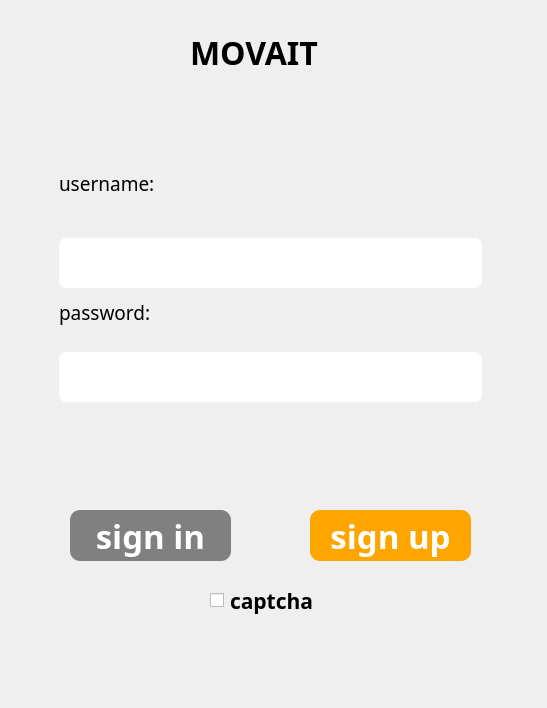
<?xml version="1.0" encoding="UTF-8"?>
<ui version="4.0">
 <class>MainWindow</class>
 <widget class="QMainWindow" name="MainWindow">
  <property name="geometry">
   <rect>
    <x>0</x>
    <y>0</y>
    <width>547</width>
    <height>708</height>
   </rect>
  </property>
  <property name="font">
   <font>
    <family>Noto Sans SC</family>
    <pointsize>10</pointsize>
   </font>
  </property>
  <property name="tabletTracking">
   <bool>false</bool>
  </property>
  <property name="windowTitle">
   <string>Expense tracker</string>
  </property>
  <property name="styleSheet">
   <string notr="true">backround-color:white;
font-family:Noto Sans SC;</string>
  </property>
  <widget class="QWidget" name="centralwidget">
   <widget class="QLabel" name="headerText">
    <property name="enabled">
     <bool>true</bool>
    </property>
    <property name="geometry">
     <rect>
      <x>190</x>
      <y>30</y>
      <width>171</width>
      <height>45</height>
     </rect>
    </property>
    <property name="font">
     <font>
      <family>Noto Sans SC</family>
      <pointsize>24</pointsize>
      <bold>true</bold>
     </font>
    </property>
    <property name="styleSheet">
     <string notr="true">color:black;
font-weight:bold;
font-size:24pt;
background-color:none;
border:none;
</string>
    </property>
    <property name="text">
     <string>MOVAIT</string>
    </property>
   </widget>
   <widget class="QPushButton" name="sign_upButton">
    <property name="geometry">
     <rect>
      <x>310</x>
      <y>510</y>
      <width>161</width>
      <height>51</height>
     </rect>
    </property>
    <property name="font">
     <font>
      <family>MS Shell Dlg 2</family>
      <pointsize>-1</pointsize>
      <italic>false</italic>
      <fontweight>Medium</fontweight>
     </font>
    </property>
    <property name="styleSheet">
     <string notr="true">QPushButton {
	font: 75 8pt &quot;MS Shell Dlg 2&quot;;
    border-radius: 10px;
    background-color: rgb(255, 165, 0); /* Оранжевый цвет */
    color: rgb(255, 255, 255); /* Белый цвет текста */
    font-size: 33px;
	font-weight: 500
}

QPushButton:pressed {
    background-color: rgb(255, 140, 0); /* Темно-оранжевый цвет при нажатии */
}
</string>
    </property>
    <property name="text">
     <string>sign up</string>
    </property>
    <property name="iconSize">
     <size>
      <width>26</width>
      <height>26</height>
     </size>
    </property>
   </widget>
   <widget class="QPushButton" name="sign_inButton">
    <property name="geometry">
     <rect>
      <x>70</x>
      <y>510</y>
      <width>161</width>
      <height>51</height>
     </rect>
    </property>
    <property name="styleSheet">
     <string notr="true">QPushButton {
    border-radius: 10px;
    background-color: rgb(128, 128, 128); /* Серый цвет */
    color: rgb(255, 255, 255); /* Белый цвет текста */
    font-size: 33px;
	font-weight: 500
}

QPushButton:pressed {
    background-color: rgb(169, 169, 169); /* Более светлый серый при нажатии */
}
</string>
    </property>
    <property name="text">
     <string>sign in</string>
    </property>
   </widget>
   <widget class="QCheckBox" name="captchaCheckBox">
    <property name="geometry">
     <rect>
      <x>210</x>
      <y>580</y>
      <width>121</width>
      <height>41</height>
     </rect>
    </property>
    <property name="styleSheet">
     <string notr="true">font-size:16pt;
background-color:none;
border:none;
font-weight:500;</string>
    </property>
    <property name="text">
     <string>captcha</string>
    </property>
   </widget>
   <widget class="QFrame" name="main_frame">
    <property name="geometry">
     <rect>
      <x>50</x>
      <y>140</y>
      <width>441</width>
      <height>271</height>
     </rect>
    </property>
    <property name="styleSheet">
     <string notr="true">backround-color:rgba(255,255,255,30);
border:1px solid rdba(255,255,255,40);
border-radius:7px;
</string>
    </property>
    <layout class="QVBoxLayout" name="verticalLayout">
     <item>
      <widget class="QLabel" name="usernameText">
       <property name="minimumSize">
        <size>
         <width>0</width>
         <height>0</height>
        </size>
       </property>
       <property name="font">
        <font>
         <family>Noto Sans SC</family>
         <pointsize>14</pointsize>
        </font>
       </property>
       <property name="styleSheet">
        <string notr="true">font-size:14pt;
background-color:none;
border:none;</string>
       </property>
       <property name="text">
        <string>username:</string>
       </property>
      </widget>
     </item>
     <item>
      <widget class="QLineEdit" name="usernameInput">
       <property name="minimumSize">
        <size>
         <width>0</width>
         <height>50</height>
        </size>
       </property>
       <property name="maximumSize">
        <size>
         <width>16777215</width>
         <height>20</height>
        </size>
       </property>
       <property name="sizeIncrement">
        <size>
         <width>0</width>
         <height>0</height>
        </size>
       </property>
       <property name="baseSize">
        <size>
         <width>0</width>
         <height>0</height>
        </size>
       </property>
       <property name="font">
        <font>
         <family>Noto Sans SC</family>
         <pointsize>12</pointsize>
         <kerning>true</kerning>
        </font>
       </property>
       <property name="text">
        <string/>
       </property>
      </widget>
     </item>
     <item>
      <widget class="QLabel" name="passwordText">
       <property name="font">
        <font>
         <family>Noto Sans SC</family>
         <pointsize>14</pointsize>
        </font>
       </property>
       <property name="styleSheet">
        <string notr="true">font-size:14pt;
background-color:none;
border:none;</string>
       </property>
       <property name="text">
        <string>password:</string>
       </property>
      </widget>
     </item>
     <item>
      <widget class="QLineEdit" name="passwordInput">
       <property name="minimumSize">
        <size>
         <width>0</width>
         <height>50</height>
        </size>
       </property>
       <property name="font">
        <font>
         <family>Noto Sans SC</family>
         <pointsize>12</pointsize>
        </font>
       </property>
       <property name="text">
        <string/>
       </property>
      </widget>
     </item>
    </layout>
   </widget>
  </widget>
 </widget>
 <resources/>
 <connections/>
</ui>
